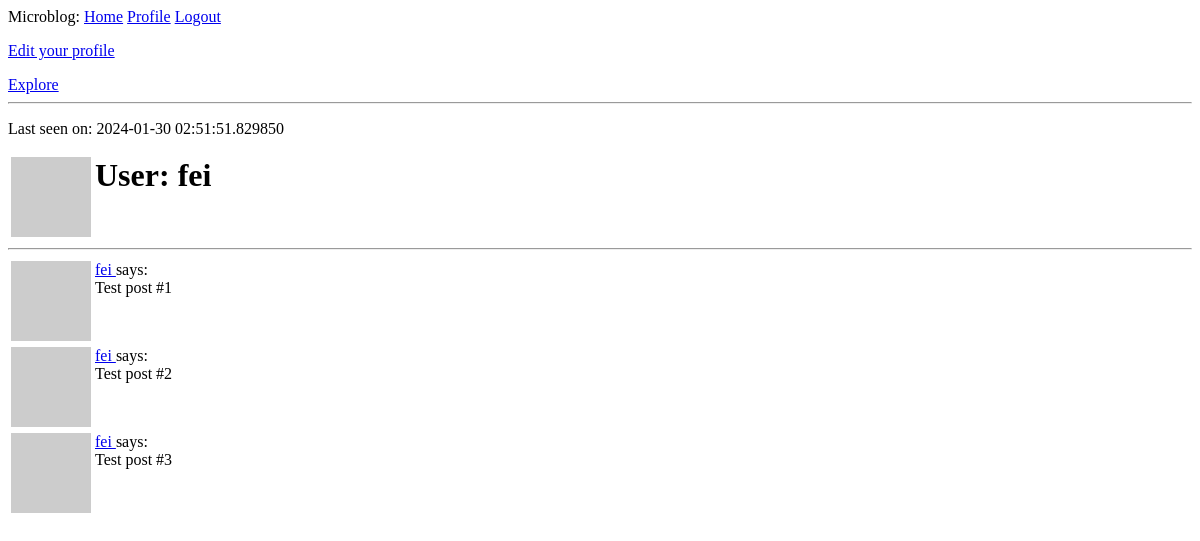
/user/fei (signed in), run on an earlier commit of the app's database.
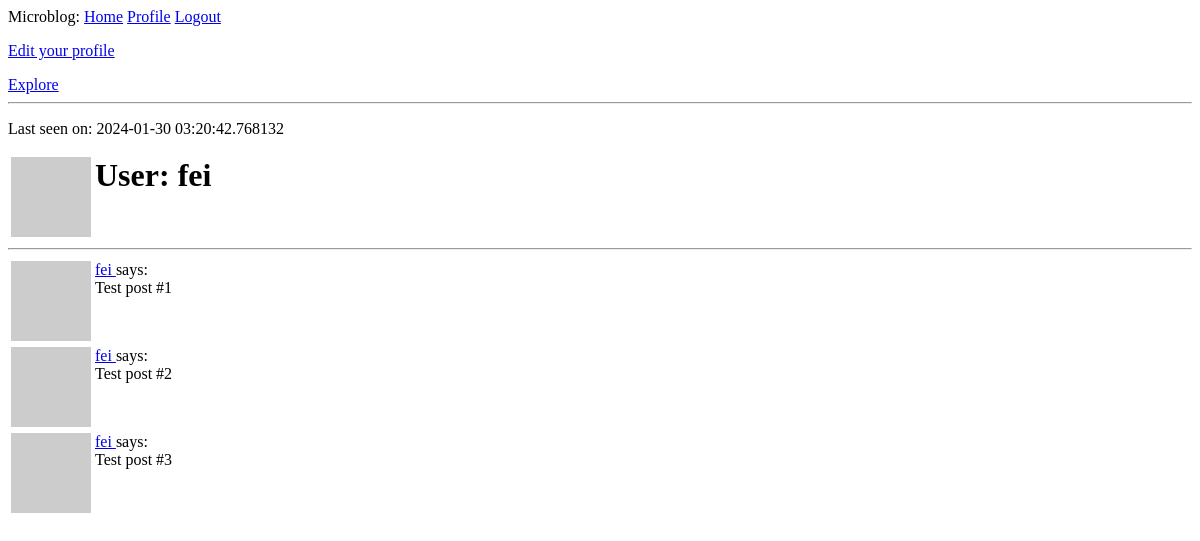
And on a later commit of the database.
### app/models.py (models this page shows, shortened)
class User(UserMixin,db.Model):
    id = db.Column(db.Integer, primary_key=True)
    username = db.Column(db.String(64), index=True, unique=True)
    email = db.Column(db.String(120), index=True, unique=True)
    password_hash = db.Column(db.String(128))
    posts = db.relationship('Post', backref='author', lazy='dynamic')
    about_me = db.Column(db.String(255))
    last_seen = db.Column(db.DateTime, default=datetime.utcnow)
    followed = db.relationship(
        'User', secondary=followers,
        primaryjoin=(followers.c.follower_id == id),
        secondaryjoin=(followers.c.followed_id == id),
        backref=db.backref('followers', lazy='dynamic'), lazy='dynamic')
    def avatar(self, size):
        digest = md5(self.email.lower().encode('utf-8')).hexdigest()
        return ('https://www.gravatar.com/avatar/{}?d=identicon&s=\
                {}'.format(digest,size))

### app/routes.py (the view)
@app.route('/user/<username>')
@login_required
def user(username):
    user = User.query.filter_by(username=username).first_or_404()
    posts = [
        {'author':user, 'body':'Test post #1'},
        {'author':user, 'body':'Test post #2'},
        {'author':user, 'body':'Test post #3'}
    ]
    return render_template('user.html',user=user,posts=posts)

### app/models.py (called while the page is built)
@login.user_loader
def load_user(id):
    return User.query.get(int(id))

### app/routes.py (called while the page is built)
@app.before_request
def before_request():
    if current_user.is_authenticated:
        current_user.last_seen = datetime.utcnow()
        db.session.commit()

### app/templates/user.html (shortened to what this page needs)
{% extends "base.html" %}
{% block content %}
    <table>
        <tr valign="top">
            <td><img src="{{ user.avatar(128) }}"></td>
            <td><h1>User: {{ user.username }}</h1></td>
            {% if user.last_seen %}<p>Last seen on: {{ user.last_seen }}</p>
            {% endif %}
        </tr>
    </table>
    <hr>
    {% for post in posts %}
        {% include '_post.html' %}
    {% endfor %}
{% endblock %}

### app/templates/_post.html
<table>
    <tr valign="top">
        <td><img src="{{ post.author.avatar(36) }}"></td>
        <td>
            <a href="{{ url_for('user',username=post.author.username) }}">
                {{ post.author.username }}
            </a>
              says:<br>{{ post.body }}
        </td>
    </tr>
</table>

What changed in the data, as far as the page shows it:
changed User "fei": last_seen "2024-01-30 02:51:51.829850" → "2024-01-30 03:20:42.768132"
